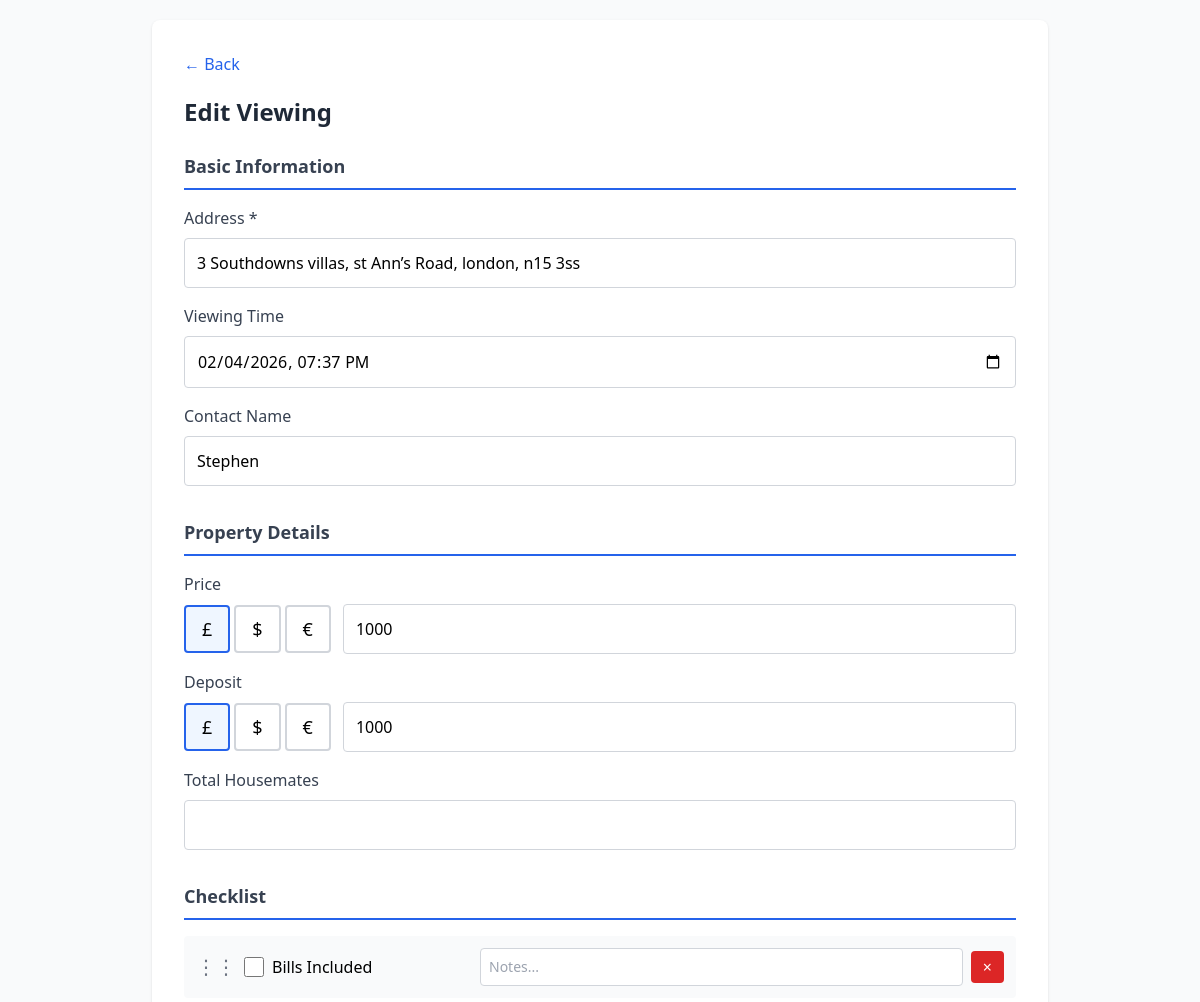
Before: /edit/2 (upper part) with the older database file.
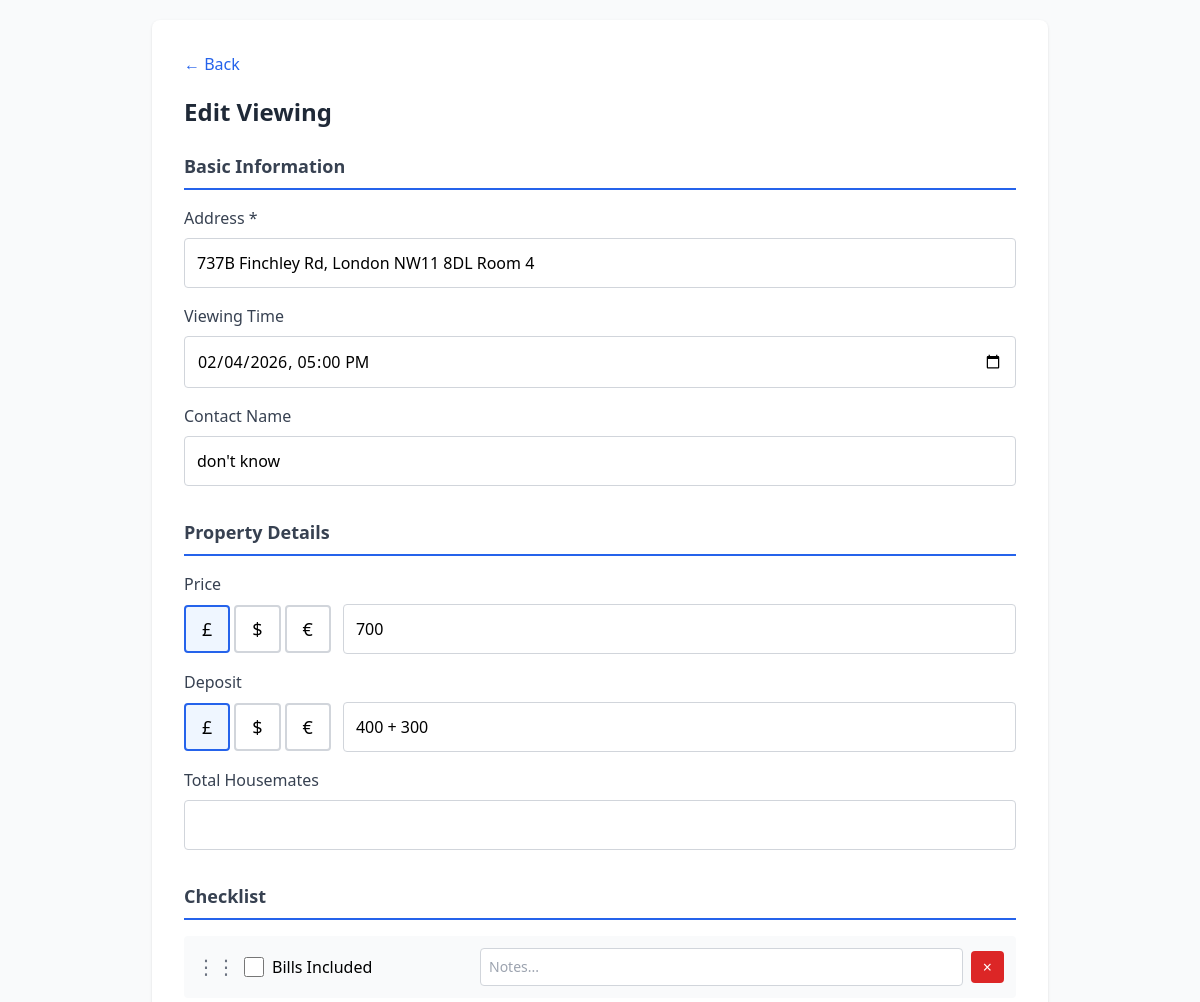
After: the same page with the newer database file.
### tables this page shows
CREATE TABLE viewings (
            id INTEGER PRIMARY KEY AUTOINCREMENT,
            address TEXT NOT NULL,
            viewing_time TEXT,
            contact_name TEXT,
            checklist_data TEXT NOT NULL,
            created_at TIMESTAMP DEFAULT CURRENT_TIMESTAMP
        );

### app.py (the view)
@app.route('/edit/<int:viewing_id>')
def edit_viewing(viewing_id):
    db = get_db()
    viewing = db.execute('SELECT * FROM viewings WHERE id = ?', (viewing_id,)).fetchone()
    db.close()
    if viewing:
        checklist_data = json.loads(viewing['checklist_data'])
        return render_template('checklist.html', viewing=viewing, checklist_data=checklist_data)
    return redirect(url_for('index'))

### app.py (called while the page is built)
def get_db():
    db = sqlite3.connect(app.config['DATABASE'])
    db.row_factory = sqlite3.Row
    return db

### templates/checklist.html (shortened to what the changed rows need)
<!DOCTYPE html>
<html>
<head>
    <script src="https://cdn.tailwindcss.com"></script>
</head>
<body class="bg-gray-50 p-5">
    <div class="max-w-4xl mx-auto bg-white p-8 rounded-lg shadow">
        <h1 class="text-2xl font-bold text-gray-800 mb-6">{% if viewing %}Edit{% else %}New{% endif %} Viewing</h1>
        <form id="checklistForm">
            <div class="mb-8">
                <h2 class="text-lg font-semibold text-gray-700 mb-4 pb-2 border-b-2 border-blue-600">Basic Information</h2>
                <div class="mb-4">
                    <label class="block mb-2 font-medium text-gray-700">Address *</label>
                    <input type="text" id="address" required class="w-full p-3 border border-gray-300 rounded" value="{% if viewing %}{{ viewing.address }}{% endif %}">
                </div>
                <div class="mb-4">
                    <label class="block mb-2 font-medium text-gray-700">Viewing Time</label>
                    <input type="datetime-local" id="viewing_time" class="w-full p-3 border border-gray-300 rounded" value="{% if viewing %}{{ viewing.viewing_time }}{% endif %}">
                </div>
                <div class="mb-4">
                    <label class="block mb-2 font-medium text-gray-700">Contact Name</label>
                    <input type="text" id="contact_name" class="w-full p-3 border border-gray-300 rounded" value="{% if viewing %}{{ viewing.contact_name }}{% endif %}">
                </div>
            </div>
            <div class="mb-8">
                <h2 class="text-lg font-semibold text-gray-700 mb-4 pb-2 border-b-2 border-blue-600">Property Details</h2>
                <div class="mb-4">
                    <div class="flex gap-3 items-center">
                        <div class="flex gap-1">
                            <button type="button" class="currency-btn px-4 py-2 border-2 rounded cursor-pointer text-lg {% if not checklist_data or not checklist_data.price_currency or checklist_data.price_currency == 'GBP' %}border-blue-600 bg-blue-50{% else %}border-gray-300{% endif %}" data-currency="GBP">£</button>
                            <button type="button" class="currency-btn px-4 py-2 border-2 rounded cursor-pointer text-lg {% if checklist_data and checklist_data.price_currency == 'USD' %}border-blue-600 bg-blue-50{% else %}border-gray-300{% endif %}" data-currency="USD">$</button>
                            <button type="button" class="currency-btn px-4 py-2 border-2 rounded cursor-pointer text-lg {% if checklist_data and checklist_data.price_currency == 'EUR' %}border-blue-600 bg-blue-50{% else %}border-gray-300{% endif %}" data-currency="EUR">€</button>
                        </div>
                        <input type="text" id="price" class="flex-1 p-3 border border-gray-300 rounded" value="{% if checklist_data %}{{ checklist_data.price }}{% endif %}">
                    </div>
                </div>
                <div class="mb-4">
                    <div class="flex gap-3 items-center">
                        <div class="flex gap-1">
                            <button type="button" class="currency-btn px-4 py-2 border-2 rounded cursor-pointer text-lg {% if not checklist_data or not checklist_data.deposit_currency or checklist_data.deposit_currency == 'GBP' %}border-blue-600 bg-blue-50{% else %}border-gray-300{% endif %}" data-currency="GBP">£</button>
                            <button type="button" class="currency-btn px-4 py-2 border-2 rounded cursor-pointer text-lg {% if checklist_data and checklist_data.deposit_currency == 'USD' %}border-blue-600 bg-blue-50{% else %}border-gray-300{% endif %}" data-currency="USD">$</button>
                            <button type="button" class="currency-btn px-4 py-2 border-2 rounded cursor-pointer text-lg {% if checklist_data and checklist_data.deposit_currency == 'EUR' %}border-blue-600 bg-blue-50{% else %}border-gray-300{% endif %}" data-currency="EUR">€</button>
                        </div>
                        <input type="text" id="deposit" class="flex-1 p-3 border border-gray-300 rounded" value="{% if checklist_data %}{{ checklist_data.deposit }}{% endif %}">
                    </div>
                </div>
            </div>
            <div class="mb-8">
                <h2 class="text-lg font-semibold text-gray-700 mb-4 pb-2 border-b-2 border-blue-600">Checklist</h2>
            </div>
        </form>
    </div>
</body>
</html>

Changed rows visible on the page:
changed viewings: address "3 Southdowns villas, st Ann’s Road, london, n15 3ss" → "737B Finchley Rd, London NW11 8DL Room 4"; viewing_time "02/04/2026 19:37" → "02/04/2026 17:00"; contact_name "Stephen" → "don't know"
Other visible differences:
form field price: "1000" → "700"
form field deposit: "1000" → "400 + 300"
